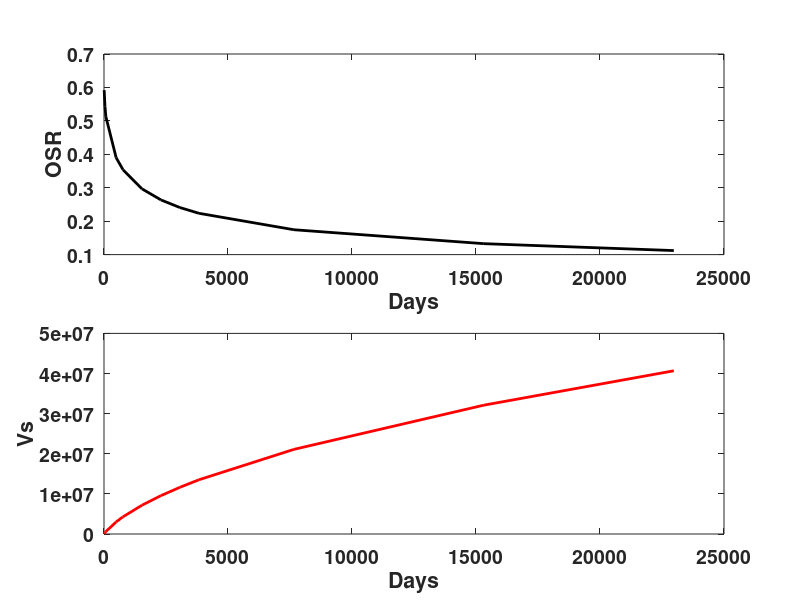

Source code (MATLAB):
clear all
close all
clc

% Typical properties:Example: For Kern River, assume a project life of 20
% years and plot thermal efficiency, area of steam zone, and cumulative oil 
% production (Marx-Langenheim Calculation)

%Typical properties
Tr = 90;                % Reservoir temperature (F)
phi = 0.32;             % Porosity 
h = 55;                 % Net pay thickness(ft)
Sor = 0.15;             % Residual oil saturation           
deltaSo = 0.4;          % Oil saturation variation
Ms = 42;                % BTU/cu.ft-F
Mt = 35;                % BTU/cu.ft-F
Ks = 1.2;               % BTU/cu.ft-F-hr

%Injection conditions
Pbh = 100;              % Bottom hole injection pressure (psig)
rate = 360;             % bbl/day CWE (i.e., the rate on a condensed water basis)
Xbh = 0.5;              % Steam quality
acresPerWell = 2.5;     % Drainage area 

%Steam properties (from steam tables)
Ts = 338;                       % Steam temperature (F)
deltaHv = 880;                  % delta_H for vapour
HwTs = 310;                     % BTU/lb @ steam temp
HwTr = 58;                      % BTU/lb @ res temp 
Cw = (HwTs - HwTr) / (Ts - Tr); % (BTU/lb-F)

%Mass injection rate
mi = 360 * 5.615 * 62.4 * 365;  % Rate of injection (lb/year)

%Thermal diffusivity
alphaSs = 1.2*24/42;                    % thermal diffusivity (ft^2/day)

%Calculating hd



%Time discretization
t = [0.02098296, 0.10491482, 0.20982964, 1.34290969, 2.09829639, 4.19659278,...
    6.29488917, 8.39318557, 10.491482, 20.9829639, 41.9659278, 62.9488917];
t = t * 365;

% Computing critical time (CHECK IF REQUIRED)

%tcd = fsolve(@(tcD) exp(tcD).*erfc(sqrt(tcD)) -1/(1+hd),[1 4], optimset('Display','iter'));  
%tcd = tcd(length(tcd));
%tcrit = tcd * (h^2) * (Mt/Ms)^2 / (4*alphaSs); % Critical time (s)

% Calculating td and Qi
td = 4 * t * ( Ms / Mt )^2 * ( alphaSs / h^2 );
ti = t / 365;
Qi = ( mi * Cw * (Ts - Tr)  + Xbh * mi * deltaHv ) * ti;

% Calculating Ehs (Marx-Langenheim):
N = length(td);
Ehs = zeros (1,N);

for i = 1:N     
    Ehs(i) = (2.0 * sqrt ( td(i) / pi ) - 1 + exp( td(i) ).* erfc( sqrt(td(i)) ))...
        /td(i);   
end

% Computing steam volume, cumulative production and oil/steam ratio:
Vs = Qi.*Ehs / (Mt * (Ts - Tr));
Np = Vs .* phi * deltaSo / 5.615;
OSR= Np./(mi*(t/365)/(62.4*5.615));
Acres = Vs ./ h;

%%%%%%%%%%%%%%%%%%%%%%%%%%

% Plot

figure1 = figure('Color','w');
set(gcf, 'Position', get(0,'Screensize'));

%NP
subplot(2,1,2);
plot(t,Vs,'r-','LineWidth',2);
hold on;
xlabel('Days','FontSize',14,'FontWeight','bold')
ylabel('Vs','FontSize',14,'FontWeight','bold')        
set(gca,'FontSize',14,'FontWeight','bold');

%Production
subplot(2,1,1)
plot(t,OSR,'k-','LineWidth',2);
hold on;
xlabel('Days','FontSize',14,'FontWeight','bold')
ylabel('OSR','FontSize',14,'FontWeight','bold')        
set(gca,'FontSize',14,'FontWeight','bold');


Results = [td' t' Ehs' Qi' Vs' Acres' Np' OSR'];
format shortEng
format compact

fprintf('\n Results are as follows: \n\n');
disp('           tD              t              Ehs             Qi              Vs              Acres              Np              OSR  ')
Results


